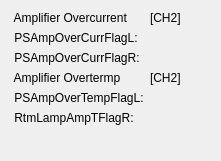
      <widget class="QWidget" name="formLayoutWidget_19">
       <property name="geometry">
        <rect>
         <x>710</x>
         <y>410</y>
         <width>221</width>
         <height>161</height>
        </rect>
       </property>
       <layout class="QFormLayout" name="formLayout_19">
        <item row="0" column="0">
         <widget class="QLabel" name="label_364">
          <property name="text">
           <string> Amplifier Overcurrent</string>
          </property>
         </widget>
        </item>
        <item row="0" column="1">
         <widget class="QLabel" name="label_365">
          <property name="text">
           <string>[CH2]</string>
          </property>
         </widget>
        </item>
        <item row="1" column="0">
         <widget class="QLabel" name="label_366">
          <property name="text">
           <string> PSAmpOverCurrFlagL:</string>
          </property>
         </widget>
        </item>
        <item row="1" column="1">
         <widget class="PyDMLabel" name="PyDMLabel_324">
          <property name="palette">
           <palette>
            <active>
             <colorrole role="Text">
              <brush brushstyle="SolidPattern">
               <color alpha="255">
                <red>0</red>
                <green>0</green>
                <blue>0</blue>
               </color>
              </brush>
             </colorrole>
             <colorrole role="PlaceholderText">
              <brush brushstyle="SolidPattern">
               <color alpha="128">
                <red>78</red>
                <green>154</green>
                <blue>6</blue>
               </color>
              </brush>
             </colorrole>
            </active>
            <inactive>
             <colorrole role="Text">
              <brush brushstyle="SolidPattern">
               <color alpha="255">
                <red>0</red>
                <green>0</green>
                <blue>0</blue>
               </color>
              </brush>
             </colorrole>
             <colorrole role="PlaceholderText">
              <brush brushstyle="SolidPattern">
               <color alpha="128">
                <red>78</red>
                <green>154</green>
                <blue>6</blue>
               </color>
              </brush>
             </colorrole>
            </inactive>
            <disabled>
             <colorrole role="Text">
              <brush brushstyle="SolidPattern">
               <color alpha="255">
                <red>190</red>
                <green>190</green>
                <blue>190</blue>
               </color>
              </brush>
             </colorrole>
             <colorrole role="PlaceholderText">
              <brush brushstyle="SolidPattern">
               <color alpha="128">
                <red>0</red>
                <green>0</green>
                <blue>0</blue>
               </color>
              </brush>
             </colorrole>
            </disabled>
           </palette>
          </property>
          <property name="toolTip">
           <string/>
          </property>
          <property name="alarmSensitiveContent" stdset="0">
           <bool>false</bool>
          </property>
          <property name="channel" stdset="0">
           <string>SI-22:DI-FOFBCtrl:PSAmpOverCurrFlagLCH2-Sts</string>
          </property>
         </widget>
        </item>
        <item row="2" column="0">
         <widget class="QLabel" name="label_367">
          <property name="text">
           <string> PSAmpOverCurrFlagR:</string>
          </property>
         </widget>
        </item>
        <item row="2" column="1">
         <widget class="PyDMLabel" name="PyDMLabel_325">
          <property name="toolTip">
           <string/>
          </property>
          <property name="channel" stdset="0">
           <string>SI-22:DI-FOFBCtrl:PSAmpOverCurrFlagRCH2-Sts</string>
          </property>
         </widget>
        </item>
        <item row="3" column="0">
         <widget class="QLabel" name="label_368">
          <property name="text">
           <string> Amplifier Overtermp</string>
          </property>
         </widget>
        </item>
        <item row="3" column="1">
         <widget class="QLabel" name="label_369">
          <property name="text">
           <string>[CH2]</string>
          </property>
         </widget>
        </item>
        <item row="4" column="0">
         <widget class="QLabel" name="label_370">
          <property name="text">
           <string> PSAmpOverTempFlagL:</string>
          </property>
         </widget>
        </item>
        <item row="4" column="1">
         <widget class="PyDMLabel" name="PyDMLabel_326">
          <property name="toolTip">
           <string/>
          </property>
          <property name="channel" stdset="0">
           <string>SI-22:DI-FOFBCtrl:PSAmpOverTempFlagLCH2-Sts</string>
          </property>
         </widget>
        </item>
        <item row="5" column="0">
         <widget class="QLabel" name="label_371">
          <property name="text">
           <string> RtmLampAmpTFlagR:</string>
          </property>
         </widget>
        </item>
        <item row="5" column="1">
         <widget class="PyDMLabel" name="PyDMLabel_327">
          <property name="toolTip">
           <string/>
          </property>
          <property name="channel" stdset="0">
           <string>SI-22:DI-FOFBCtrl:PSAmpOverTempFlagRCH2-Sts</string>
          </property>
         </widget>
        </item>
       </layout>
      </widget>
